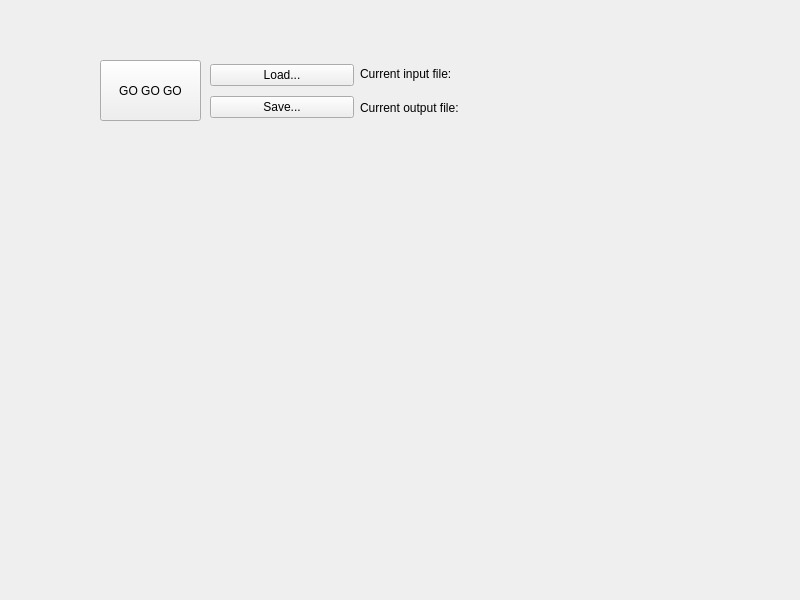
<?xml version="1.0" encoding="UTF-8"?>
<ui version="4.0">
 <class>TextAnalyser</class>
 <widget class="QWidget" name="TextAnalyser">
  <property name="geometry">
   <rect>
    <x>0</x>
    <y>0</y>
    <width>800</width>
    <height>600</height>
   </rect>
  </property>
  <property name="windowTitle">
   <string>TextAnalyser</string>
  </property>
  <widget class="QPushButton" name="analysisStartButton">
   <property name="geometry">
    <rect>
     <x>100</x>
     <y>60</y>
     <width>101</width>
     <height>61</height>
    </rect>
   </property>
   <property name="text">
    <string>GO GO GO</string>
   </property>
  </widget>
  <widget class="QWidget" name="">
   <property name="geometry">
    <rect>
     <x>210</x>
     <y>60</y>
     <width>591</width>
     <height>62</height>
    </rect>
   </property>
   <layout class="QHBoxLayout" name="horizontalLayout_3">
    <item>
     <layout class="QHBoxLayout" name="horizontalLayout_2">
      <item>
       <layout class="QHBoxLayout" name="horizontalLayout">
        <item>
         <layout class="QVBoxLayout" name="verticalLayout">
          <item>
           <widget class="QPushButton" name="loadButton">
            <property name="toolTip">
             <string>&lt;html&gt;&lt;head/&gt;&lt;body&gt;&lt;p&gt;Choose text file(.txt) for input&lt;/p&gt;&lt;/body&gt;&lt;/html&gt;</string>
            </property>
            <property name="text">
             <string>Load...</string>
            </property>
           </widget>
          </item>
          <item>
           <widget class="QPushButton" name="saveButton">
            <property name="toolTip">
             <string>&lt;html&gt;&lt;head/&gt;&lt;body&gt;&lt;p&gt;Choose text file(.txt) for output&lt;/p&gt;&lt;/body&gt;&lt;/html&gt;</string>
            </property>
            <property name="text">
             <string>Save...</string>
            </property>
           </widget>
          </item>
         </layout>
        </item>
        <item>
         <layout class="QVBoxLayout" name="verticalLayout_2">
          <item>
           <widget class="QLabel" name="label">
            <property name="text">
             <string>Current input file:</string>
            </property>
           </widget>
          </item>
          <item>
           <widget class="QLabel" name="label_2">
            <property name="text">
             <string>Current output file:</string>
            </property>
           </widget>
          </item>
         </layout>
        </item>
       </layout>
      </item>
     </layout>
    </item>
    <item>
     <layout class="QVBoxLayout" name="verticalLayout_4">
      <item>
       <widget class="QLabel" name="inputFileNameLabel">
        <property name="text">
         <string/>
        </property>
       </widget>
      </item>
      <item>
       <widget class="QLabel" name="outputFileNameLabel">
        <property name="text">
         <string/>
        </property>
       </widget>
      </item>
     </layout>
    </item>
   </layout>
  </widget>
 </widget>
 <resources/>
 <connections/>
</ui>
